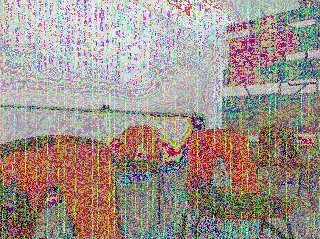
%> input picture filtros/color5.jpg, 320 x 239 px
$ octave filtrar_imagenes_promedio.m   (GNU Octave 9; MATLAB toolbox functions it lacks are replaced by stand-ins)
%> lines starting %> are read from the running program, lines starting %| are printed output that depends on the picture
%% Filtrar imagenes: promedio
clear all;
close all;
im = imread('color5.jpg');
%> im is the input picture: size 239x320x3 uint8; mean R, G, B 158.9, 145.5, 139.5
imG = rgb2gray(im);
figure(1)
imshow(im)
title('imagen original')

h = fspecial('average', [15,15]);
imProm= imfilter(imG, h , 'replicate'); %replicate para que la img no pierda pixeles

figure(2)
imshowpair(imG,imProm, 'montage')
title('Imagen de filtro promedio')


%% Agregando ruido a la imagen Metricas de validacion
imNoi = imnoise(imG, 'salt & pepper' , 0.02);
%filtro de promedio
%imProm = imfilter(imNoi, h, 'replicate');

%filtro de mediana
imProm = medfilt2(imG, [15 15]);
figure(3)
imshowpair(imNoi,imProm, 'montage')
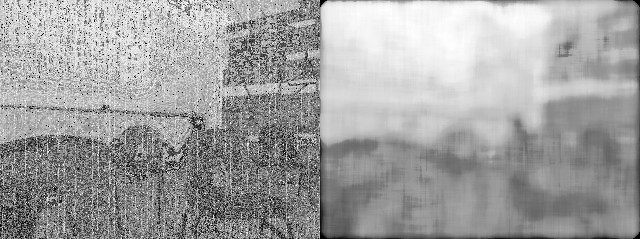
%> displayed picture: size 239x640, on the screen's scale of 0 to 255; min 0, max 255, mean 160.5
title('Imagen de filtro promedio en imagen ruidosa')


err = immse(imG, imNoi);
%> err = 397
fprintf('\n The mean-squared error is %0.4f Real vs Ruido', err);
%|  The mean-squared error is 396.9917 Real vs Ruido

err = immse(imG, imProm);
%> err = 1786.8
fprintf('\n The mean-squared error is %0.4f Real vs Promedio', err);
%|  The mean-squared error is 1786.8069 Real vs Promedio

[peaksnr, snr] = psnr(imG, imNoi);
%> peaksnr = 22.14; snr = 18.01
fprintf('\n The Peak-SNR value Real vs Ruido is %0.4f',peaksnr); %decibeles
%|  The Peak-SNR value Real vs Ruido is 22.1430
fprintf('\n The SNR value Real vs Ruido is %0.4f \n', snr); %decibeles
%|  The SNR value Real vs Ruido is 18.0149

[peaksnr, snr] = psnr(imG, imProm);
%> peaksnr = 15.61; snr = 11.32
fprintf('\n Thea Peak-SNR value Real vs Promedio is %0.4f', peaksnr);
%|  Thea Peak-SNR value Real vs Promedio is 15.6100
fprintf('\n The SNR value Real vs Promedio is %0.4f \n', snr);
%|  The SNR value Real vs Promedio is 11.3150

%% Diferencia de imagenes

close all;
im = imread('frutas.png');
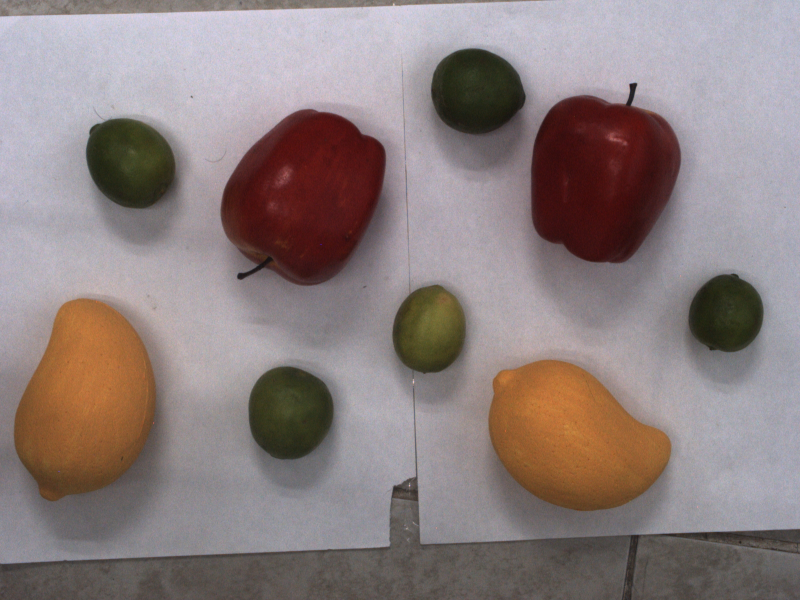
%> input picture filtros/frutas.png, 1600 x 1200 px (shown at 1/2 size)
%> im is the input picture: size 1200x1600x3 uint8; mean R, G, B 140.6, 127.3, 126.7
img =rgb2gray(im);
figure(1)
imshow(img)
title('imagen original gris')

h = fspecial('average', [41, 41]);
imProm = imfilter(img, h , 'replicate');
%> imProm: size 1200x1600 uint8
figure(2)
imshow(imProm)
title('filtro promedio')
imDiff = img - imProm;
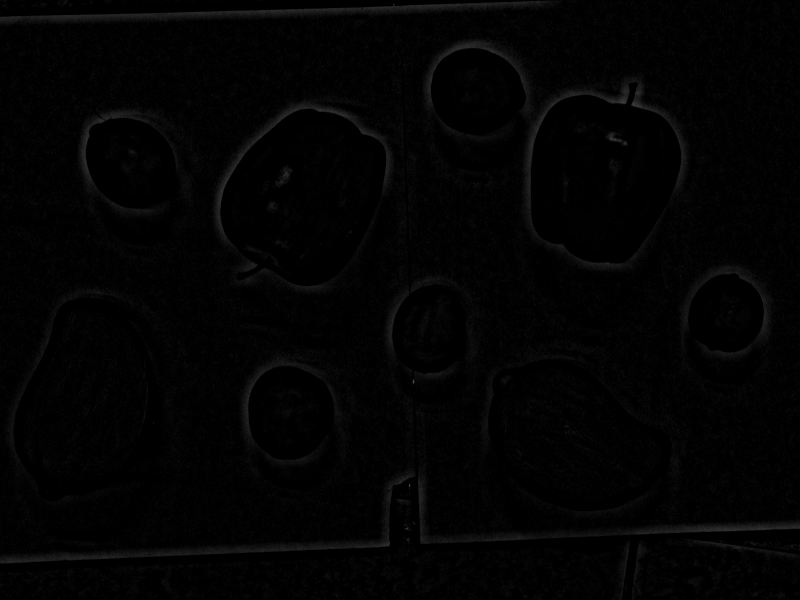
%> imDiff: size 1200x1600 uint8 (shown at 1/2 size); min 0, max 107, mean 2.8

figure(3)
imshow(imDiff)
title('Imagen diferencia quedan los bordes')

figure(4)
mesh(double(imDiff)) %muestra los bordes de la imagen que se ve

%% Eliminando detallas + y - representativos
img =imresize(img, [640,480]);
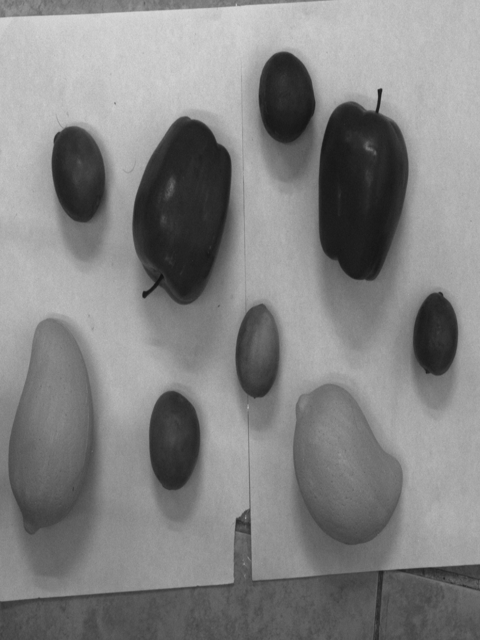
%> img: size 640x480 uint8; min 19, max 216, mean 131.2
imgB = bitand(img, 240);
figure(5)
imshow(uint8(imgB));
title('Detalles + representativos')

imDiff2 = img - imgB;
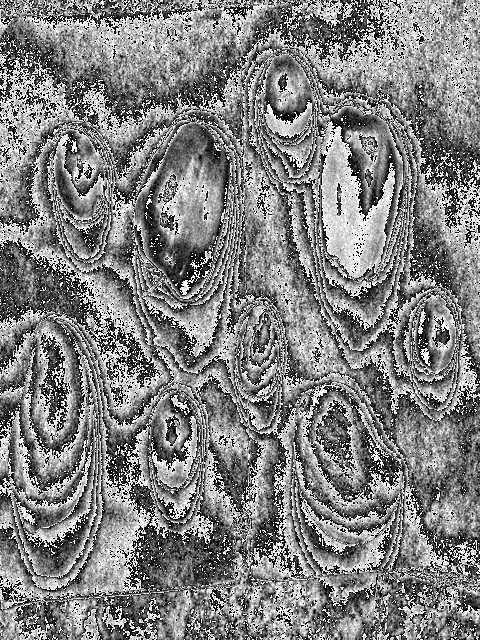
%> imDiff2: size 640x480 uint8; min 0, max 15, mean 7.6; drawn with min black and max white
figure(6)
imshow(uint8(imDiff2))
title('Imagen diff. 2, menos representativos')

L = 256;
imDifNeg = L - 1 - imDiff2;
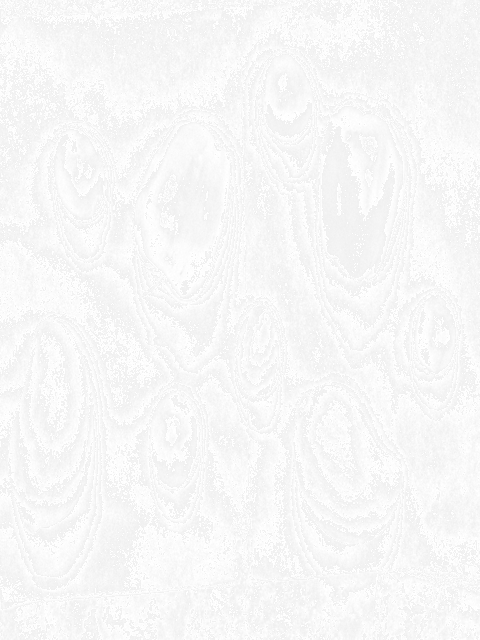
%> imDifNeg: size 640x480 uint8; min 240, max 255, mean 247.4
figure(7)
imshow(imDifNeg)
title('Imagen diferencia 2 Negativa')

figure(8)
mesh(double(imgB))
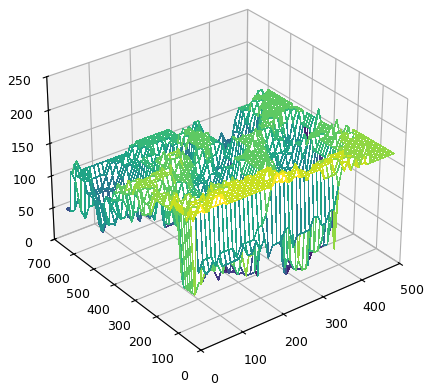
%> figure redrawn from the program's plot data
